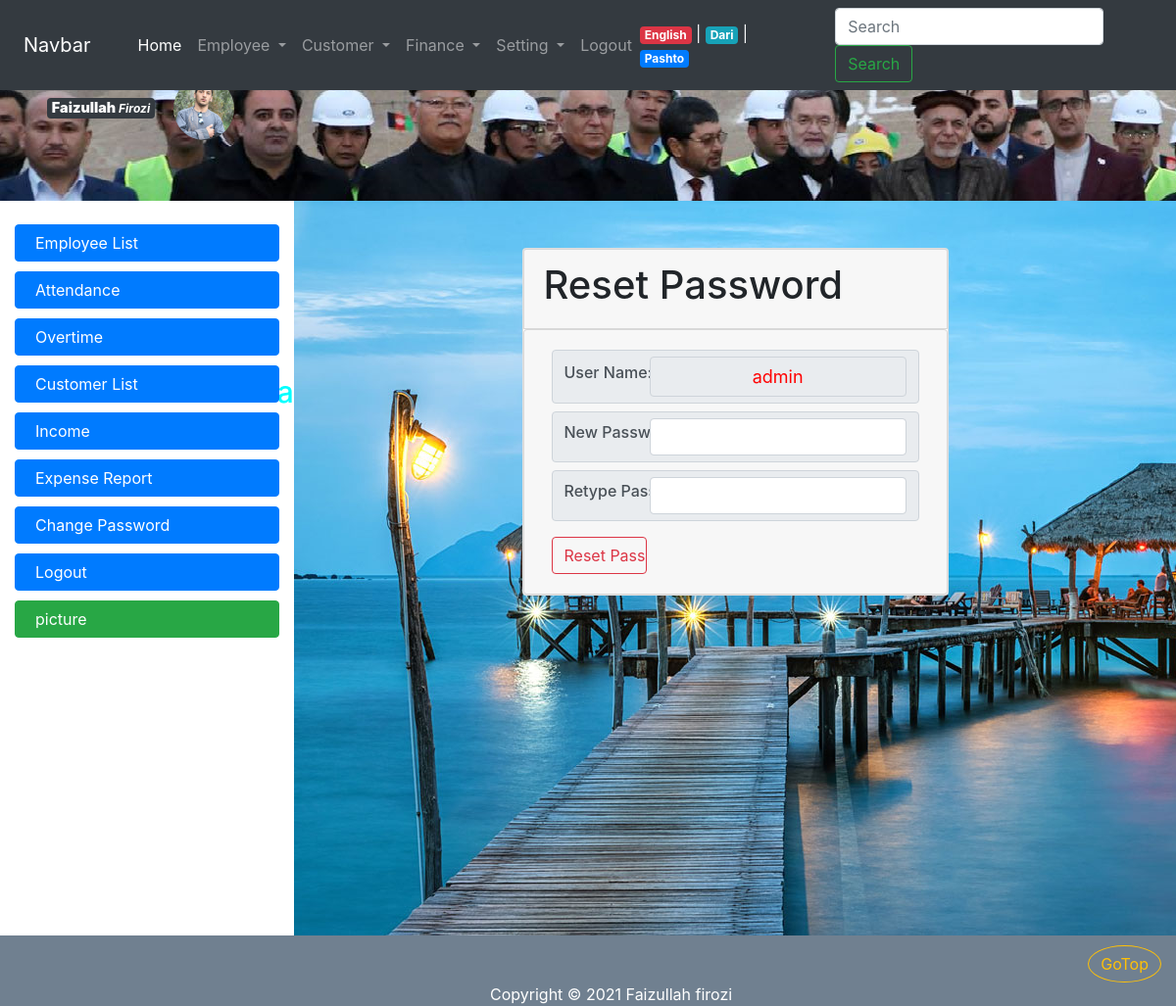
Page /account_reset.php?employee_id=1 (signed in) on the committed database.
### tables this page shows
CREATE TABLE IF NOT EXISTS `employee` (
  `employee_id` int(11) NOT NULL AUTO_INCREMENT,
  `firstname` varchar(32) NOT NULL,
  `lastname` varchar(32) NOT NULL,
  `fathername` varchar(32) NOT NULL,
  `gender` tinyint(1) NOT NULL,
  `birth_year` int(11) NOT NULL,
  `nic` varchar(64) NOT NULL,
  `marital_status` tinyint(1) NOT NULL,
  `province_id` int(11) DEFAULT NULL,
  `district` varchar(64) NOT NULL,
  `address` varchar(255) DEFAULT NULL,
  `email` varchar(255) DEFAULT NULL,
  `degree_id` int(11) NOT NULL,
  `photo` varchar(128) DEFAULT NULL,
  `hire_date` date NOT NULL,
  `resign_date` date DEFAULT NULL,
  PRIMARY KEY (`employee_id`),
  UNIQUE KEY `nic` (`nic`),
  UNIQUE KEY `email` (`email`),
  KEY `employee_province_fk` (`province_id`),
  KEY `employee_degree_fk` (`degree_id`)
);

CREATE TABLE IF NOT EXISTS `users` (
  `employee_id` int(11) NOT NULL,
  `user_name` varchar(64) NOT NULL,
  `user_password` varchar(64) NOT NULL,
  `account_status` tinyint(1) NOT NULL DEFAULT '1',
  PRIMARY KEY (`employee_id`),
  UNIQUE KEY `user_name` (`user_name`)
);

### local/en.php (called while the page is built, shortened)
<?php
$banner_title = " Welcom To Breshna Compani Website ";
$menu_home = "Home";
$menu_employee = "Employee";
$menu_employee_list = "Employee List";
$menu_attendance = "Attendance";
$menu_overtime = "Overtime";
$menu_customer = "Customer";
$menu_finance = "Finance";
$menu_setting = "Setting";
$menu_change_password = "Change Password";
$menu_expense_report = "Expense Report";
$menu_customer_list = "Customer List";
$menu_income = "Income";
$menu_logout = "Logout";
$menu_lang_pashto = "Pashto";
$menu_lang_english = "English";
$menu_lang_dari = "Dari";
?>

### connection.php (called while the page is built, shortened)
<?php  ob_start();
			$server = "localhost";
			$username = "root";
			$password = "";
			$database = "breshna";
	$con = mysqli_connect($server, $username, $password);
	mysqli_select_db($con,$database);
	function getValue($value){
		global $con;
		return mysqli_real_escape_string($con, $value);
	}
?>

### account_reset.php (the view, shortened to what this page needs)
<?php
    require_once("connection.php"); restrict(4,9,9,9);
            $sql = "SELECT * FROM users WHERE employee_id=". getValue($_GET["employee_id"]);
        $result = mysqli_query($con,  $sql);
        $row_result = mysqli_fetch_assoc($result);
?>
<?php require_once("top.php"); ?>
    <div class="card card-body col-lg-6 offset-lg-3 mt-5" style="padding:0">
        <div class="card card-header">
            <h1 >Reset Password</h1>
        </div>
<div class="card card-header">
    <form method="post" id="change" >
        <div class="input-group-text m-2">
            <span class="w-25 h6">User Name:</span>
            <input value="<?= $row_result["user_name"]; ?>" readonly style="color:red; font-size: large" type="text" class="form-control text-center" >
        </div>
        <div class="input-group-text m-2">
            <span class="w-25 h6">New Password:</span>
            <input  id="new" type="password" class="form-control" name="new">
        </div>
        <div class="input-group-text m-2">
            <span class="w-25 h6">Retype Password:</span>
            <input  id="retype" type="password" class="form-control" name="retype">
        </div>
        <input type="submit" value="Reset Password" class="btn btn-outline-danger m-2 w-25">
    </form>
    </div>
</div>
<?php require_once("footer.php"); ?>

### top.php (shortened to what this page needs)
<?php
        if(isset($_SESSION["lang"])){
                 require_once($_SESSION["lang"]);
              }
              else {
                  require_once("local/en.php");
              }
?>
<!DOCTYPE html>
<html>
<head>
    <link rel="stylesheet" type="text/css" href="css/bootstrap.min.css">
    <link rel="stylesheet" type="text/css" href="css/bootstrap-grid.min.css">
    <link rel="stylesheet" type="text/css" href="css/bootstrap-reboot.min.css">
    <link  rel="stylesheet" type="text/css" href="cal/calendar-blue2.css"/>
    <link rel="stylesheet" type="text/css" href="css/style.css">
    <link rel="stylesheet" type="text/css" href="sliderengine/amazingslider-1.css">
</head>
<body>
    <div class="container col-lg-12 col-md-12 col-sm-12 col-xs-12">
        <div id="banner" class="row">
            <?php if(isset($_SESSION["login"])) { ?>
                <?php
                $server = "localhost";
                $username = "root";
                $password = "";
                $database = "breshna";
                $con = mysqli_connect($server, $username, $password);
                mysqli_select_db($con,$database);
                $photo = mysqli_query($con, "SELECT photo, firstname, lastname FROM employee WHERE employee_id=". $_SESSION["login"]);
                $row_photo = mysqli_fetch_assoc($photo);
                ?>
                <div class="mx-5 m-4"  >
    <span class="badge badge-dark" >
    <big ><b ><?php echo $row_photo["firstname"]; ?></b></big>
    <i ><?php echo $row_photo["lastname"]; ?></i>
</span>
                    <img class="rounded-circle col-lg-1 co-md-3 col-sm-2 col-xs-3 " src="<?php echo $row_photo["photo"]; ?>"  alt="د برښنا شرکت ویب سایټ ته ښه راغلاست">
                </div>
            <?php } ?>
            <h3 id="bannerh1" class="col-lg-8  col-md-7 col-sm-7 col-xs-12" ><marquee <?php if (isset($_SESSION["lang"]) && $_SESSION["lang"] != "local/en.php"){ echo 'direction="right"';  }; ?> > <?php echo $banner_title; ?> </marquee></h3>
    </div>
       <div id="menu" class="row fixed-top">
       <?php  if(isset($_SESSION["login"])) {  ?>
           <nav class="navbar navbar-expand-lg navbar-dark fixed-top bg-dark col-lg-12 ">
               <a  class="navbar-brand mx-4" href="#">Navbar</a>
               <div class="collapse navbar-collapse mx-3" id="navbarSupportedContent">
                   <ul class="navbar-nav mr-auto">
                       <li class="nav-item active">
                           <a class="nav-link" href="home.php"><?php echo $menu_home; ?><span class="sr-only">(current)</span></a>
                       </li>
                       <li class="nav-item dropdown">
                           <a class="nav-link dropdown-toggle" href="#" id="navbarDropdown" role="button" data-toggle="dropdown" aria-haspopup="true" aria-expanded="false">
                               <?php echo $menu_employee; ?>
                           </a>
                       </li>
                       <li class="nav-item dropdown">
                           <a class="nav-link dropdown-toggle" href="#" id="navbarDropdown" role="button" data-toggle="dropdown" aria-haspopup="true" aria-expanded="false">
                               <?php echo $menu_customer; ?>
                           </a>
                       </li>
                       <li class="nav-item dropdown">
                           <a class="nav-link dropdown-toggle" href="#" id="navbarDropdown" role="button" data-toggle="dropdown" aria-haspopup="true" aria-expanded="false">
                               <?php echo $menu_finance; ?>
                           </a>
                       </li>
                       <li class="nav-item dropdown">
                           <a class="nav-link dropdown-toggle" href="#" id="navbarDropdown" role="button" data-toggle="dropdown" aria-haspopup="true" aria-expanded="false">
                               <?php echo $menu_setting; ?>
                           </a>
                       </li>
                       <li class="nav-item">
                           <a class="nav-link" href="logout.php" ><?php echo $menu_logout; ?></a>
                       </li>
                   </ul>
                       <span class="nav-item text-light mr-5">
                           <a href="switch.php?lang=en" class="badge badge-danger"> <?php echo $menu_lang_english; ?> </a> |
                           <a href="switch.php?lang=dr" class="badge badge-info"> <?php echo $menu_lang_dari; ?> </a> |
                           <a href="switch.php?lang=ps" class="badge badge-primary"> <?php echo $menu_lang_pashto; ?> </a>
                       </span>
                   <form class="form-inline my-2 my-lg-0">
                       <input class="form-control mr-sm-2" type="search" placeholder="Search" aria-label="Search">
                       <button class="btn btn-outline-success my-1 my-sm-0" type="submit">Search</button>
                   </form>
               </div>
           </nav>
        <?php  } ?>
    </div>
    <div id="body" class="row">
        <?php if (isset($_SESSION["login"])) { ?>
        <div id="nav-bar" class="col-lg-3 col-md-3 col-sm-4 col-xs-12">
            <br>
            <a class="btn btn-primary" href="employee_list.php"><span class="glyphicon glyphicon-th-list"></span> <?php echo $menu_employee_list; ?></a>
            <a class="btn btn-primary" href="employee_attendance.php"><span class="glyphicon glyphicon-calendar"></span> <?php echo $menu_attendance; ?></a>
            <a class="btn btn-primary" href="employee_overtime.php"><span class="glyphicon glyphicon-time"></span><?php echo $menu_overtime; ?> </a>
            <a class="btn btn-primary" href="customer_list.php"><span class="glyphicon glyphicon-user"></span><?php echo $menu_customer_list; ?></a>
            <a class="btn btn-primary" href="#"><span class="glyphicon glyphicon-usd"></span><span class="glyphicon glyphicon-chevron-right"></span> <?php echo $menu_income; ?></a>
            <a class="btn btn-primary" href="#"><span class="glyphicon glyphicon-usd"></span><span class="glyphicon glyphicon-chevron-left"></span> <?php echo $menu_expense_report; ?></a>
            <a id="btn" class="btn btn-primary" href="change_password.php"><span class="glyphicon glyphicon-lock"></span> <?php echo $menu_change_password; ?> </a>
            <a id="btn" class="btn btn-primary" href="logout.php"><span class="glyphicon glyphicon-log-out"></span> <?php echo $menu_logout; ?> </a>
            <a class="btn btn-success" href="pic.php"><span class="glyphicon glyphicon-picture"></span> picture </a>
        </div>
        <?php }  ?>
        <?php if (isset($_SESSION["login"])) { ?>
        <div id="content" class="col-lg-9 col-md-9 col-sm-8 col-xs-12">
<?php } else { ?>
            <div id="content" class="col-lg-12 col-md-12 col-sm-12 col-xs-12">
                <?php  } ?>

### css/style.css (style rules this page uses)
* { margin: 0; padding: 0; }
.container { width: 100%; }
#banner { margin-top: 55px; height: 150px; background-image: url(../images/thems/Untitled.png); }
#bannerh1 { font-size: 30px; margin-top: -60px; color: aqua; }
#nav-bar { min-height: 500px; }
#nav-bar a { display: block; margin-bottom: 10px; text-align: left; padding-left: 20px; }
#content { min-height: 750px; background-image: url(../images/thems/img10.jpg); }

### rows in the picture
employee: firstname "Faizullah", lastname "Firozi", photo (picture)
users: user_name "admin"

### other values in the picture
$banner_title "Welcom To Breshna Compani Website"
$menu_home "Home"
$menu_employee "Employee"
$menu_customer "Customer"
$menu_finance "Finance"
$menu_setting "Setting"
$menu_logout "Logout"
$menu_lang_english "English"
$menu_lang_dari "Dari"
$menu_lang_pashto "Pashto"
$menu_employee_list "Employee List"
$menu_attendance "Attendance"
$menu_overtime "Overtime"
$menu_customer_list "Customer List"
$menu_income "Income"
